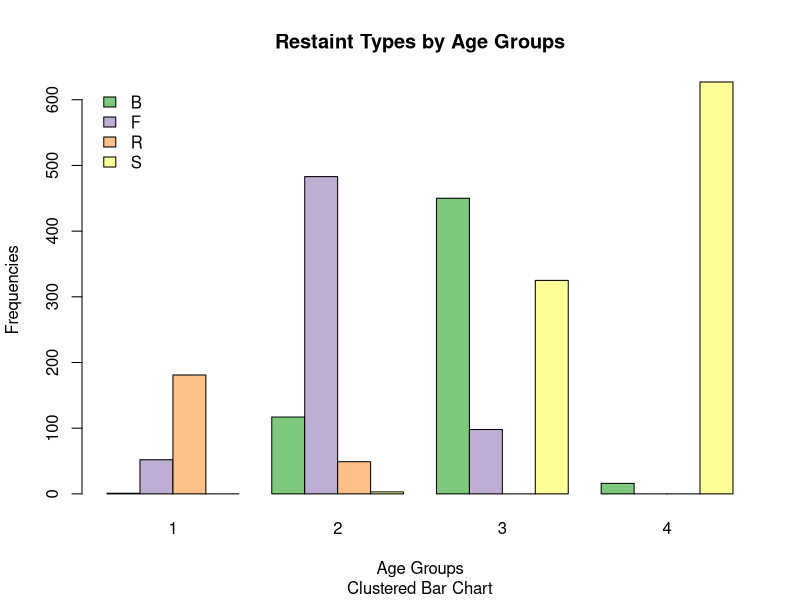
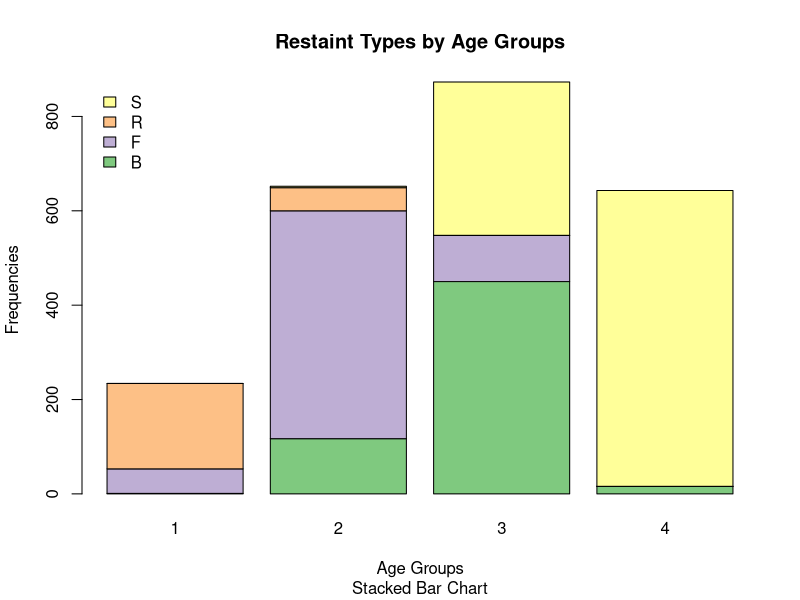
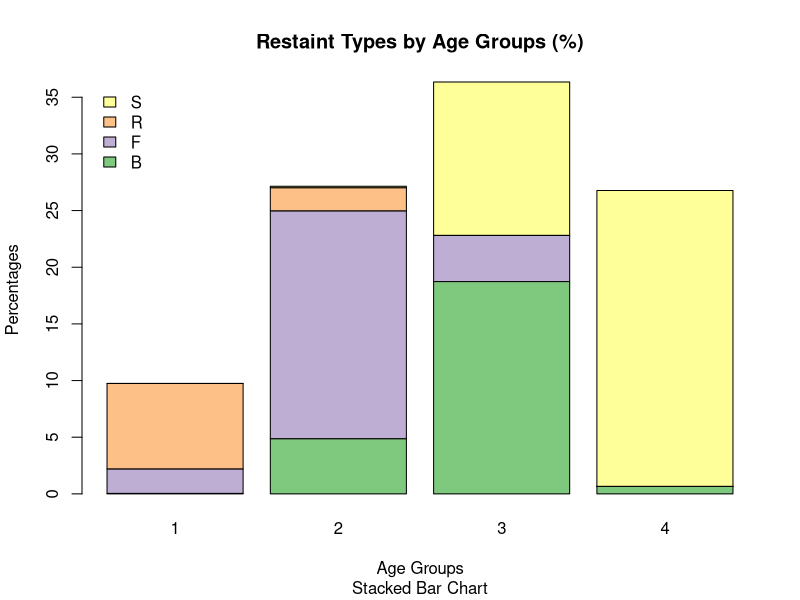

These charts were generated, in order, by the following R code:
data <- read.csv('./Assign1/Child Safety Seat Survey (Win).csv', header = TRUE) # Importing data into RStudio

library(RColorBrewer) #Loading library

# 1.1 Contingency Table
crosstab <- table(data$AgeGroup, data$RestType)# Converting data to contingency table
crosstab_margins <- addmargins(crosstab)# Adding margins (sums) to contingency table

prop_table <- prop.table(crosstab)# Converting contingency table to proportion format
prop_table_margins <- addmargins(prop_table)# Adding margins (sums) to proportion contingency table

# 1.2 Data Types
# No calculations required

# 1.3 Side-by-Side Bar Chart
crosstab_inverse <- table(data$RestType, data$AgeGroup) # Flipping rows and columns of the crosstab
crosstab_stackedbars <- barplot(crosstab_inverse, 
                                beside = TRUE,
                                main = "Restaint Types by Age Groups",
                                sub = "Clustered Bar Chart",
                                xlab = "Age Groups",
                                ylab = "Frequencies",
                                col = brewer.pal(n = 4, name = "Accent"),
                                legend.text = c("B","F","R","S"),
                                args.legend = list(x = "topleft", 
                                                   bty = "n", 
                                                   inset=c(0.01, 0)))# Clustered bar chart comparing restraint types across the 4 age groups

# 1.4 Stacked Bar Charts
crosstab_clustered_bars <- barplot(crosstab_inverse,
                                main = "Restaint Types by Age Groups",
                                sub = "Stacked Bar Chart",
                                xlab = "Age Groups",
                                ylab = "Frequencies",
                                col = brewer.pal(n = 4, name = "Accent"),
                                legend.text = c("B","F","R","S"),
                                args.legend = list(x = "topleft", 
                                                   bty = "n", 
                                                   inset=c(0.01, 0))) # Stacked bar chart comparing restraint types across the 4 age groups

prop_table_inverse <- prop.table(crosstab_inverse) * 100 # Converting proportions to percentages for better legibility
crosstab_stackedbars <- barplot(prop_table_inverse,
                                main = "Restaint Types by Age Groups (%)",
                                sub = "Stacked Bar Chart",
                                xlab = "Age Groups",
                                ylab = "Percentages",
                                col = brewer.pal(n = 4, name = "Accent"),
                                legend.text = c("B","F","R","S"),
                                args.legend = list(x = "topleft", 
                                                   bty = "n", 
                                                   inset=c(0.01, 0))) # Stacked bar chart comparing restraint types across the 4 age groups (in %)

# 1.5 Summary of Data
# No calculations required